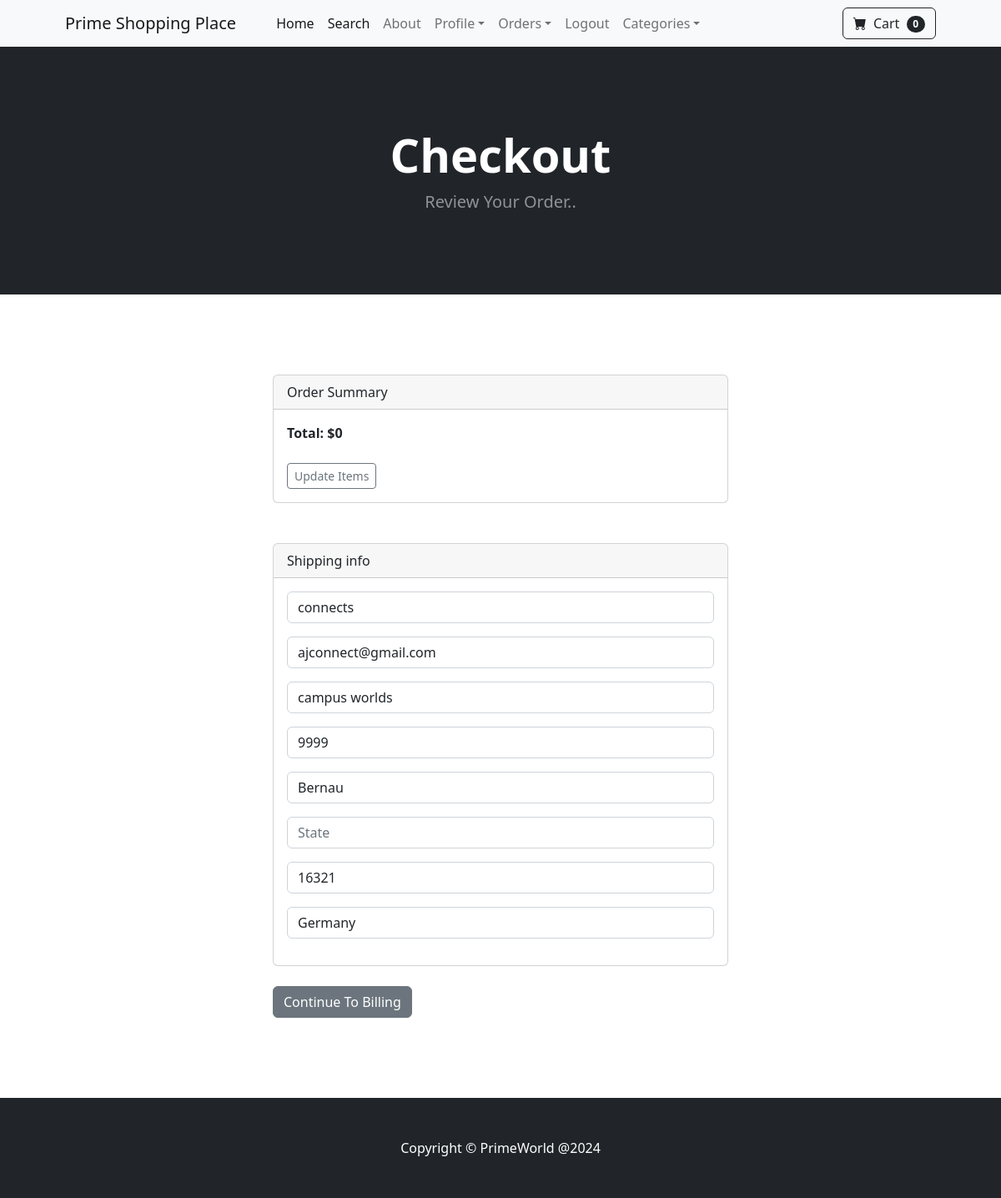
Before: /payment/checkout/ (signed in) with the older database file.
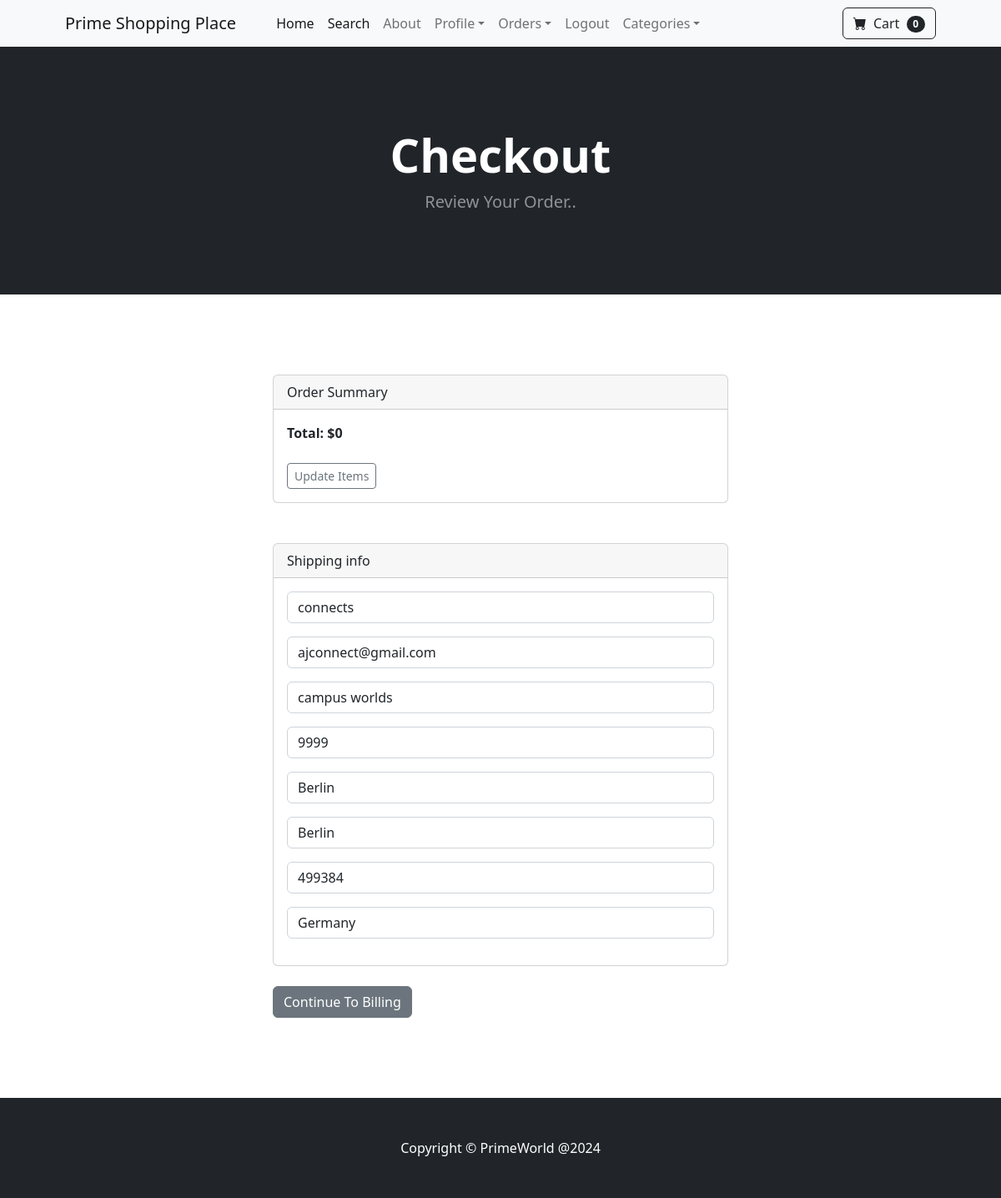
After: the same page with the newer database file.
### payment/models.py (models this page shows, shortened)
class ShippingAddress(models.Model):
    user = models.ForeignKey(User, on_delete=models.CASCADE, null=True, blank=True)
    shipping_full_name = models.CharField(max_length=255)
    shipping_email = models.CharField(max_length=255)
    shipping_address1 = models.CharField(max_length=255)
    shipping_address2 = models.CharField(max_length=255, null=True, blank=True)
    shipping_city = models.CharField(max_length=255)
    shipping_state = models.CharField(max_length=255, null=True, blank=True)
    shipping_zipcode = models.CharField(max_length=255, null=True, blank=True)
    shipping_country = models.CharField(max_length=255)
    class Meta:
        verbose_name_plural = "Shipping Address"

### payment/views.py (the view)
# urls.py: path("checkout/", views.checkout, name='checkout'),
def checkout(request):
    cart = Cart(request)
    cart_products = cart.get_prods
    quantities = cart.get_quants
    totals = cart.cart_total()
    if request.user.is_authenticated:
        shipping_user = ShippingAddress.objects.get(user__id=request.user.id)
        shipping_form = ShippingForm(request.POST or None, instance=shipping_user)
        return render(request, "payment/checkout.html", {"cart_products":cart_products, "quantities":quantities, "totals":totals, "shipping_form":shipping_form})
    else:
        shipping_form = ShippingForm(request.POST or None,)
        return render(request, "payment/checkout.html", {"cart_products":cart_products, "quantities":quantities, "totals":totals, "shipping_form":shipping_form})

### cart/cart.py (called while the page is built, shortened)
    def cart_total(self):
        product_ids = self.cart.keys()
        products = Product.objects.filter(id__in=product_ids)
        quantities = self.cart
        total = 0
        return total

    def __len__(self):
        return len(self.cart)

    def get_prods(self):
        product_ids = self.cart.keys()
        products = Product.objects.filter(id__in=product_ids)
        return products

### cart/context_processors.py (called while the page is built)
def cart(request):
    return {'cart': Cart(request)}

### payment/templates/payment/checkout.html (shortened to what this page needs)
{% extends 'base.html' %}
{% block content %}
        <header class="bg-dark py-5">
            <div class="container px-4 px-lg-5 my-5">
                <div class="text-center text-white">
                    <h1 class="display-4 fw-bolder">Checkout</h1>
                    <p class="lead fw-normal text-white-50 mb-0">Review Your Order..</p>
                </div>
            </div>
        </header>
        <br><br>
        <br><br>
        <div class="container">
            <div class="row">
                <div class="col-md-6 offset-md-3">
                    <div class="card">
                        <div class="card-header">
                          Order Summary
                        </div>
                        <div class="card-body">
                        <strong>Total: ${{ totals }}</strong>
                        <br><br>
                        <a href="{% url 'cart_summary' %}" class="btn btn-sm btn-outline-secondary">Update Items</a>
                        </div>
                      </div>
                      <br><br>
                <div class="card">
                    <div class="card-header">
                      Shipping info
                    </div>
                    <div class="card-body">
                    <form method="POST" action="{% url 'billing_info' %}">
                     {{ shipping_form.as_p }}
                    </div>
                  </div>
                  <br>
                  <button type="submit" class="btn btn-secondary">Continue To Billing
                </button>
                  <br>
                </div>
            </div>
        </div>
        <br><br>
        <br><br>
{% endblock %}

Changed rows visible on the page:
changed ShippingAddress "connects": shipping_city "Bernau" → "Berlin"; shipping_state (not shown) → "Berlin"; shipping_zipcode "16321" → "499384"
